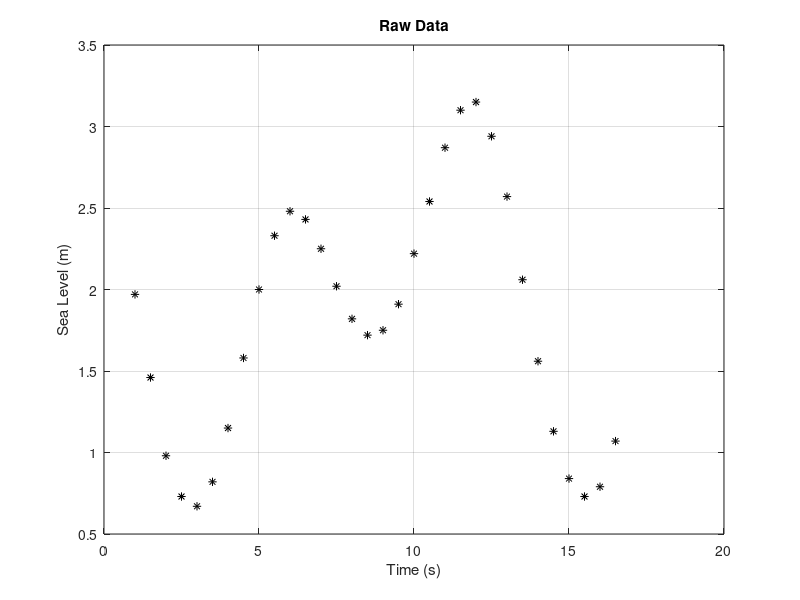
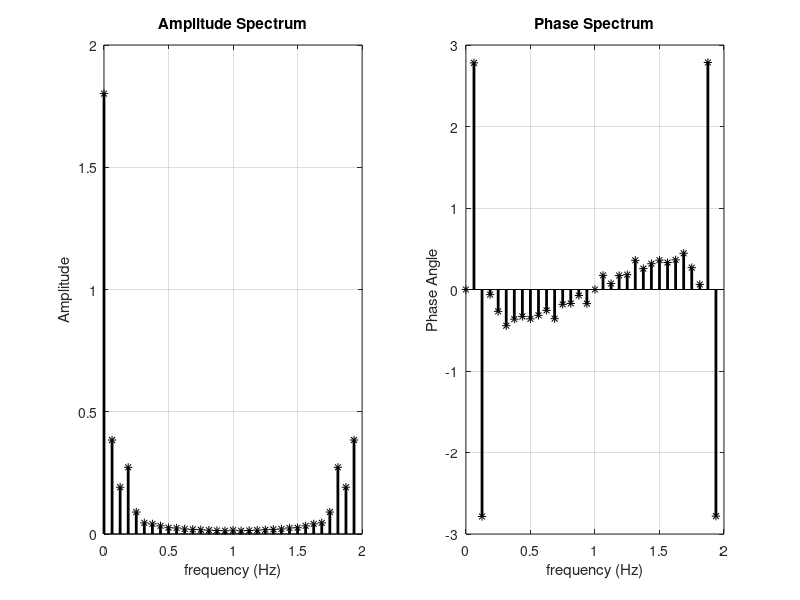

Here is the MATLAB script that generated these plots, in order: (Note: this script raises an error after producing the figures.)
% Fourier Transforms in MATLAB (Discrete)
% Phil Parisi - Updated July 2022

%%%%%%%%%%%%%%%%%%%%%%%%%%%%%%%%%%%%%%%%%%%%%%%%%%%%%%%%%%%%%%%%%%%%
clc, clearvars, close all, format compact

%%%%%%%%%%% INITIAL SETUP

% Raw Data (sea level height, meters)
x = [1.97 1.46 0.98 0.73 0.67 0.82 1.15 1.58 2 2.33 ...
    2.48 2.43 2.25 2.02 1.82 1.72 1.75 1.91 2.22 2.54 ...
    2.87 3.1 3.15 2.94 2.57 2.06 1.56 1.13 0.84 0.73 ...
    0.79 1.07];             % 32 data points
t = 1:0.5:16.5;             % each spaced 0.5s apart

% Parameters
L = length(x);              % number of samples  (samples)
%Fs = mean(diff(t));        % sampling frequency (samples/sec)
Fs = 2;                     % 2 samples/s (adjust based on your application)
f = (0:L-1) * Fs/L;         % frequency (Hz, 1/s) samples/sec / samples
 
% Plot Raw Data
figure(1)
plot(t,x,'*k')   % visualize raw data
grid on, xlabel('Time (s)'), ylabel('Sea Level (m)')
title('Raw Data')


%%%%%%%%%%% FOURIER TRANSFORM

% Take the FFT
X = fft(x);         % complex numbers!!! --> angle and amplitude
X_norm = 1/L * X;   

% Amplitude and Phase Spectrum (Full Spectrum, not half spectrum)
figure(2)
subplot(1,2,1)
stem(f,abs(X_norm),'*k','linewidth',2), xlabel('frequency (Hz)'),ylabel('Amplitude'), grid on
title('Amplitude Spectrum')
subplot(1,2,2)
stem(f,angle(X_norm),'*k','linewidth',2), xlabel('frequency (Hz)'),ylabel('Phase Angle'), grid on
title('Phase Spectrum')

% A cos(2*pi*f + phase)

% Make a Table of Values (Coeffs, Freq, Amplitude, Angle)
table1 = table(X_norm.',f.',abs(X_norm.'),angle(X_norm.'));     % use .' to only invert
table1.Properties.VariableNames = {'FFT Coeffs','Frequency','Amplitude','Phase'};
disp(table1)


%%%%%%%%%%% DOMINANT FREQUENCIES

% Reconstruct Using k Dominant Frequencies
X_recon_dom = X;
k = 3;                  % keeps the first #k and last #k + the mean
for i = (k+2):(L-k)     % keep 1st value (avg) and k-front and k-end
    X_recon_dom(i) = 0;
end

% Inverse Fourier Transform using DOMINANT FREQUENCIES 
% AKA reconstruct the signal using only dominant frequencies (not all frequencies present)
x_recon_dom = ifft(X_recon_dom);

% Plot of Signal using Dominant Frequencies
figure(3)
plot(t, x,'k-*','linewidth',2) % Raw Data
hold on, grid on
plot(t, x_recon_dom,'b--','linewidth',2) % Reconstructed
xlabel('Time (s)'), ylabel('Sea Level (m)')
title('Dominant Frequency Reconstruction of Signal')
l2 = append(num2str(k),' FFT Dominant Terms');
legend('Raw Data',l2,'Location','Northwest')


%%%%%%%%%%% ALL FREQUENCIES

% Reconstruct signals using all the frequencies (should get original signal back)
X_recon = X;
x_recon = ifft(X_recon);

% Plot full reconstruction
figure(4)
plot(t, x,'k-*','linewidth',2) % Raw Data
hold on, grid on
plot(t, x_recon,'b--','linewidth',2) % Reconstructed
xlabel('Time (s)'), ylabel('Sea Level (m)')
title('Sea Level Height vs. Time')
l2 = append(num2str(length(x_recon)),' FFT Dominant Terms');
legend('Raw Data',l2,'Location','Northwest')
